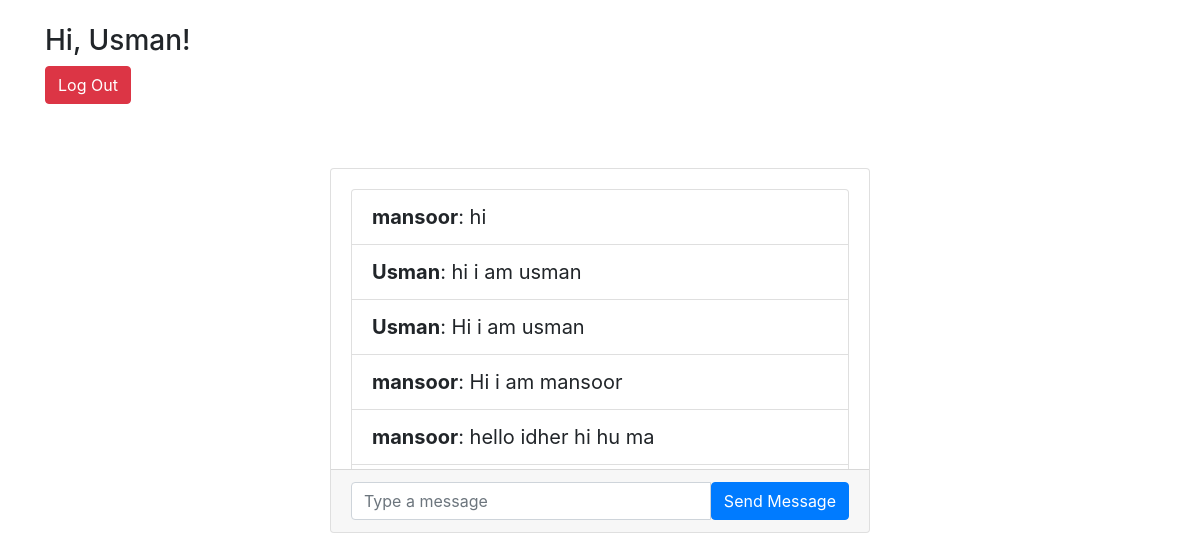
The page /chat_1/ (signed in) on the database its author committed.
### ChatRoomApp/models.py (models this page shows)
class Message(models.Model):
    content=models.TextField()
    user=models.ForeignKey(User, on_delete=models.CASCADE)
    room=models.ForeignKey(Room, on_delete=models.CASCADE)
    created_on=models.DateTimeField(auto_now_add=True)

### ChatRoomApp/views.py (the view)
# urls.py: path("<str:slug>/", views.room)
def room(request,slug):
    room_name=Room.objects.get(slug=slug).name
    messages=Message.objects.filter(room=Room.objects.get(slug=slug))
    return render(request, "room.html",{"room_name":room_name,"slug":slug,'messages':messages})

### templates/room.html (shortened to what this page needs)
{% extends "base.html" %}
{% block content %}
{% if user.is_authenticated %}
    <div class="container mt-4">
        <div class="row">
            <div class="col">
            <h3 class="mb-2">Hi, {{ user.username }}!</h3>
            <p>
                <a href="{% url 'logout' %}" class="btn btn-danger">Log Out</a>
            </p>
            </div>
        </div>
    </div>
    <div class="chat__item__container" id="id_chat_item_container" style="font-size: 20px">
        <div class="container mt-5">
            <div class="row">
                <div class="col-md-6 offset-md-3">
                    <div class="card">
                        <div class="card-body" style="max-height: 300px; overflow-y: auto;">
                            <ul class="list-group" id="messageList">
                                {% if messages %}
                                    {% for i in messages %}
                                        <li class="list-group-item">
                                            <strong>{{ i.user.username }}</strong>: {{ i.content }}
                                        </li>
                                    {% endfor %}
                                {% else %}
                                    <p class="text-center">No messages in this Channel Yet !!!</p>
                                {% endif %}
                            </ul>
                        </div>
                        <div class="card-footer">
                            <div class="input-group">
                                <input type="text" id="id_message_send_input" class="form-control" placeholder="Type a message" />
                                <button type="submit" id="id_message_send_button" class="btn btn-primary">Send Message</button>
                            </div>
                        </div>
                    </div>
                </div>
            </div>
        </div>
    </div>
{% else %}
    <p>You are not logged in</p>
    <a href="{% url 'login' %}">Log In</a>
{% endif %}
{% endblock %}

### rows shown on the page
Message: user.username "mansoor", content "hi"
Message: user.username "Usman", content "hi i am usman"
Message: user.username "Usman", content "Hi i am usman"
Message: user.username "mansoor", content "Hi i am mansoor"
Message: user.username "mansoor", content "hello idher hi hu ma"

### other values the page prints
{{ user.username }} "Usman"
